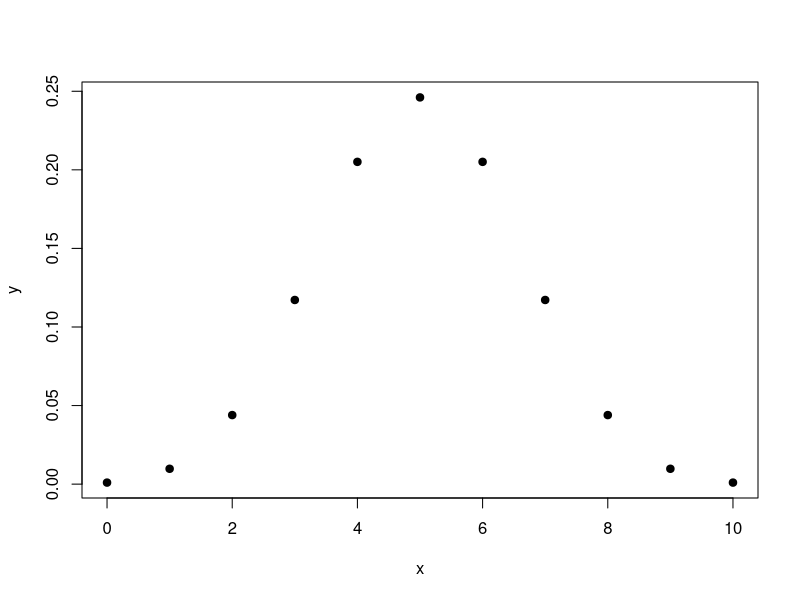
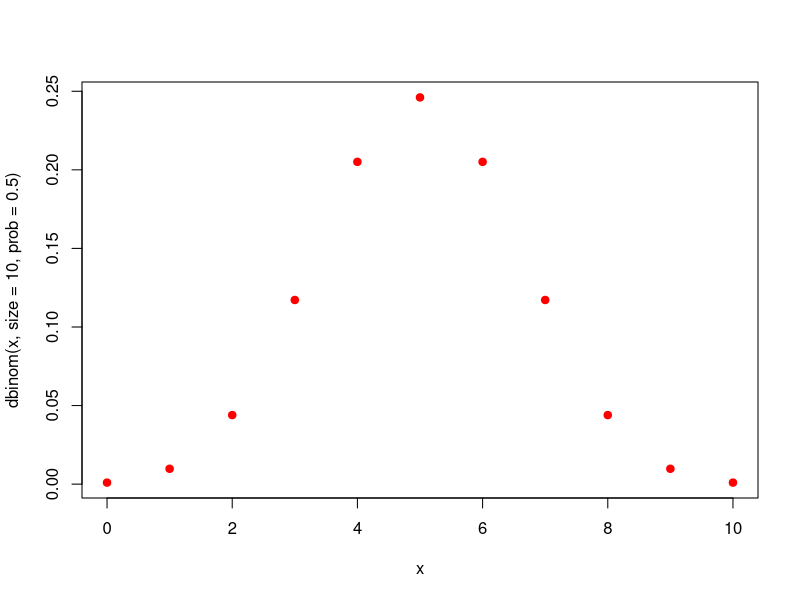
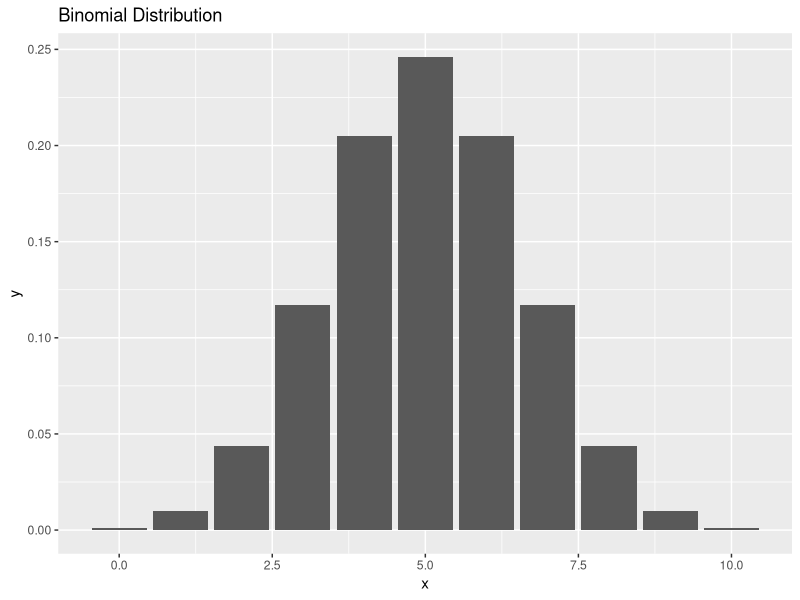
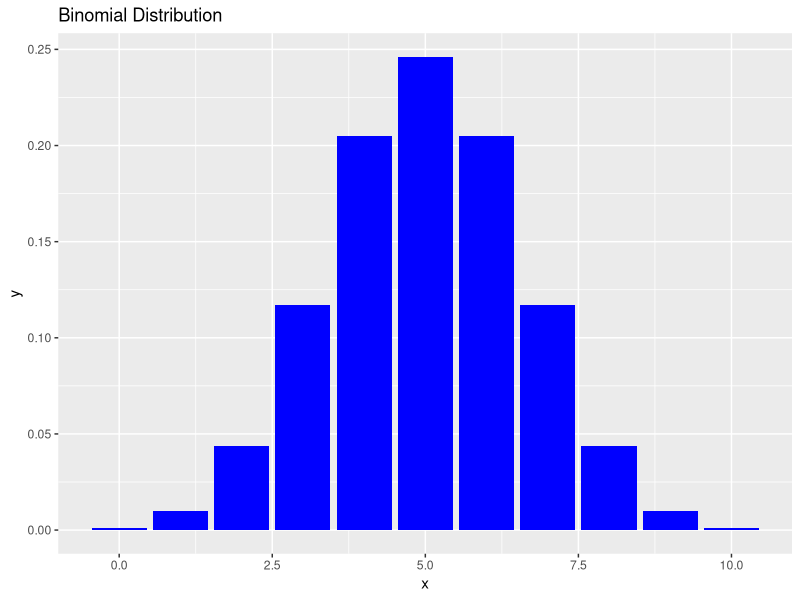
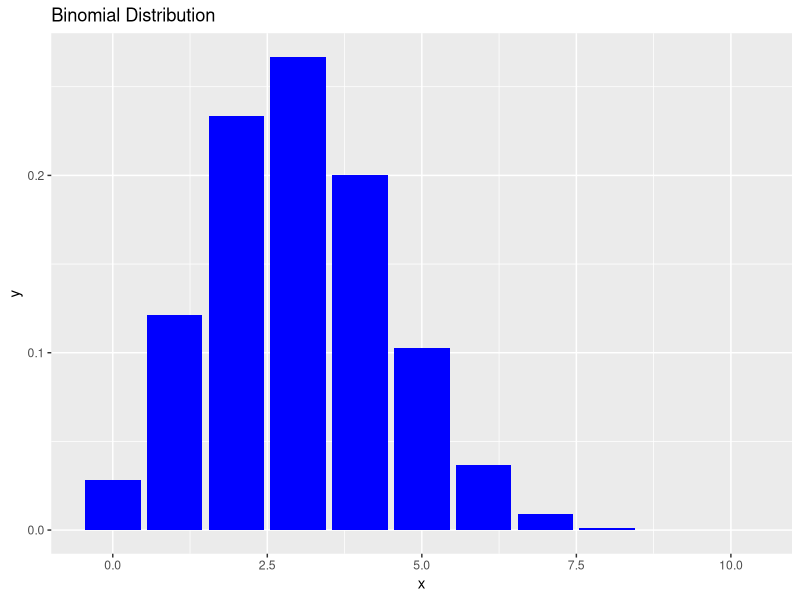
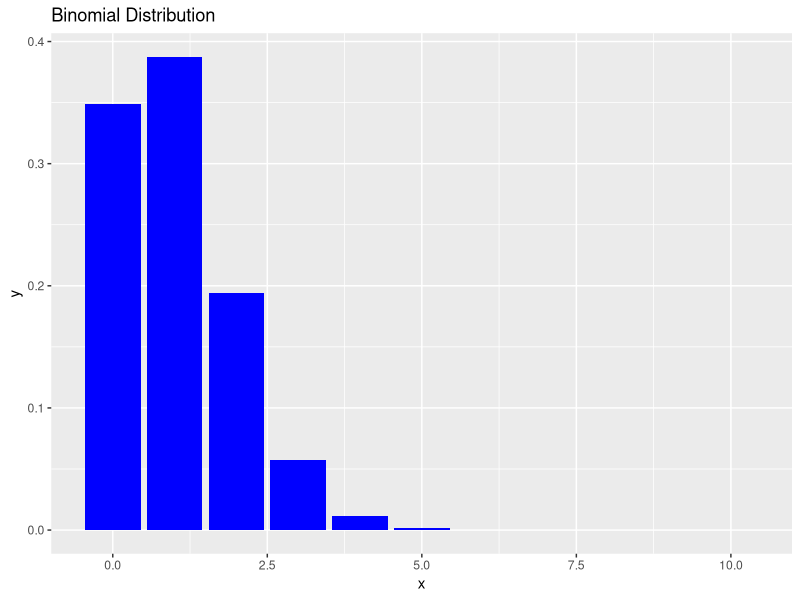
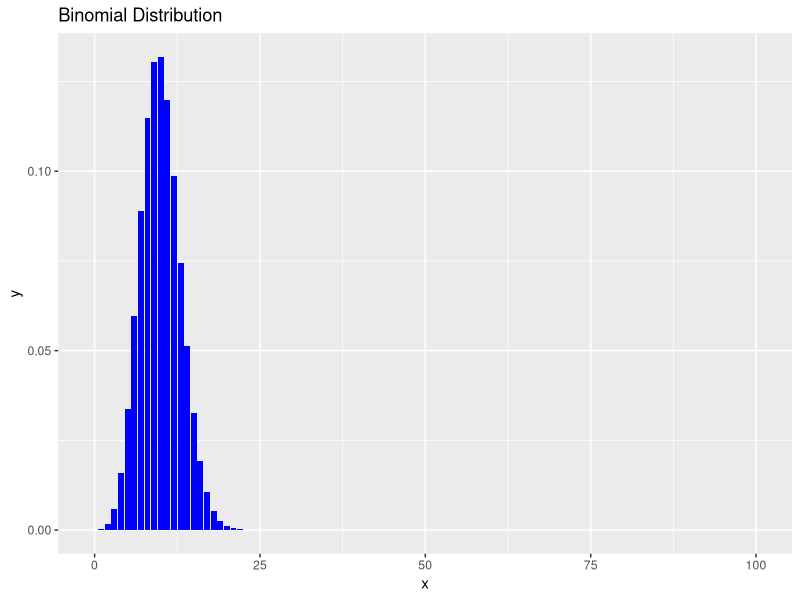
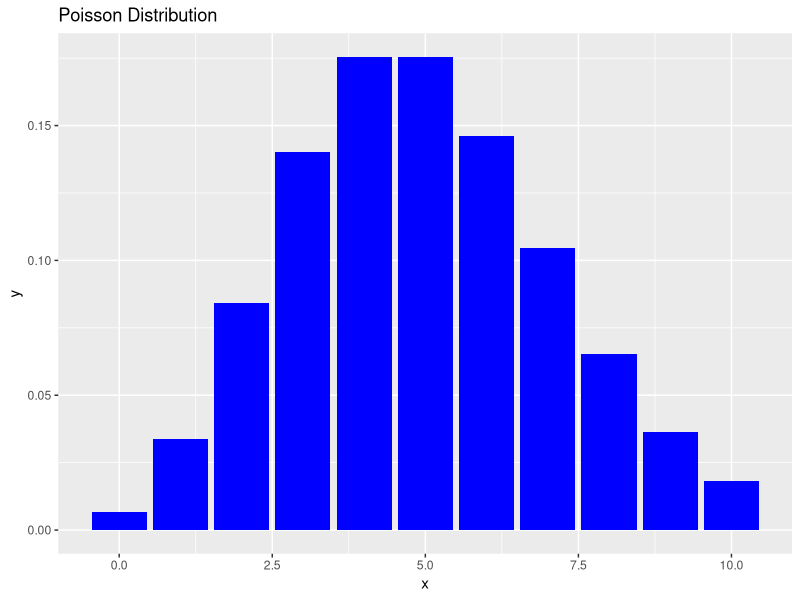

The R source for these figures, in order:
library(tidyverse)

# Bernoulli

sample(c("H", "T"), size = 1, replace = T)
sample(c("H", "T"), size = 1, replace = T, prob = c(0.2, 0.8))

a <- sample(c("H", "T"),
            size = 100,
            replace = T)
table(a)

b <- sample(c("H", "T"),
            size = 100,
            replace = T,
            prob = c(0.2, 0.8))
table(b)

# Binomial

dbinom(5, size = 10, prob = 0.5)
pbinom(5, size = 10, prob = 0.5)
qbinom(0.5, size = 10, prob = 0.5)
rbinom(10, size = 10, prob = 0.5)

sum(dbinom(0:5, size = 10, prob = 0.5))
pbinom(5, size = 10, prob = 0.5)
qbinom(0.623, size = 10, prob = 0.5)

x <- 0:10
y = dbinom(x, size = 10, prob = 0.5)
plot(x, y, pch = 19)

plot(x, y = dbinom(x, size = 10, prob = 0.5),
     pch = 19, col = "red")

df <- data.frame(x, y)

df %>% ggplot(aes(x, y)) +
  geom_col() +
  labs(title="Binomial Distribution")

tibble(x, y = dbinom(x, size = 10, prob = 0.5)) %>% 
  ggplot(aes(x, y)) +
  geom_col(fill = "blue") +
  labs(title = "Binomial Distribution")

tibble(x, y = dbinom(x, size = 10, prob = 0.3)) %>% 
  ggplot(aes(x, y)) +
  geom_col(fill = "blue") +
  labs(title = "Binomial Distribution")

tibble(x, y = dbinom(x, size = 10, prob = 0.1)) %>% 
  ggplot(aes(x, y)) +
  geom_col(fill = "blue") +
  labs(title = "Binomial Distribution")

tibble(x = 0:100, y = dbinom(x, size = 100, prob = 0.1)) %>% 
  ggplot(aes(x, y)) +
  geom_col(fill = "blue") +
  labs(title = "Binomial Distribution")

# Poisson: events to time, E(x) = lambda

n <- 10
p <- 0.5
(lambda <- n * p)

dpois(5, lambda = lambda)
ppois(5, lambda = lambda)
qpois(0.5, lambda = lambda)
rpois(10, lambda = lambda)

tibble(x = 0:n, y = dpois(x, lambda = lambda)) %>% 
  ggplot(aes(x, y)) +
  geom_col(fill = "blue") +
  labs(title = "Poisson Distribution")

tibble(x = 0:n, y = dpois(x, lambda = lambda / 5)) %>% 
  ggplot(aes(x, y)) +
  geom_col(fill = "blue") +
  labs(title = "Poisson Distribution")

n; p
dbinom(5, size = n, prob = p)
dpois(5, lambda = lambda)

n <- 100
p <- 0.01
(lambda <- n * p)

dbinom(5, size = n, prob = p)
dpois(5, lambda = lambda)

rm(list=ls())
